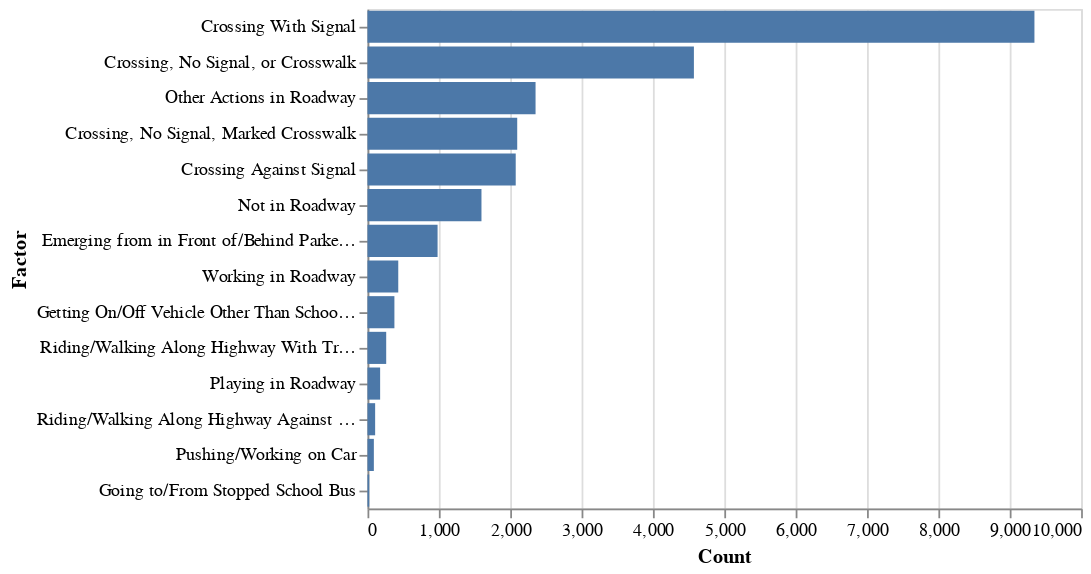

Notebook code for this chart:
### Code cell
alt.Chart(ped_action_combined_combined_df).mark_bar().encode(
    x='Count:Q',
    y=alt.Y('Factor:N', sort='-x')
)

### Figure 1 — Vega-Lite specification as saved in the notebook (floating-point values rounded to 4 significant figures)
{"config": {"view": {"continuousWidth": 400, "continuousHeight": 300}}, "data": {"name": "data-694e89f3a32418d7a2761f598301b61d"}, "mark": "bar", "encoding": {"x": {"type": "quantitative", "field": "Count"}, "y": {"type": "nominal", "field": "Factor", "sort": "-x"}}, "$schema": "https://vega.github.io/schema/vega-lite/v4.8.1.json", "datasets": {"data-694e89f3a32418d7a2761f598301b61d": [{"Factor": "Crossing With Signal", "Count": 9346}, {"Factor": "Crossing, No Signal, or Crosswalk", "Count": 4574}, {"Factor": "Other Actions in Roadway", "Count": 2355}, {"Factor": "Crossing, No Signal, Marked Crosswalk", "Count": 2098}, {"Factor": "Crossing Against Signal", "Count": 2077}, {"Factor": "Not in Roadway", "Count": 1597}, {"Factor": "Emerging from in Front of/Behind Parked Vehicle", "Count": 982}, {"Factor": "Working in Roadway", "Count": 431}, {"Factor": "Getting On/Off Vehicle Other Than School Bus", "Count": 377}, {"Factor": "Riding/Walking Along Highway With Traffic", "Count": 262}, {"Factor": "Playing in Roadway", "Count": 177}, {"Factor": "Riding/Walking Along Highway Against Traffic", "Count": 107}, {"Factor": "Pushing/Working on Car", "Count": 89}, {"Factor": "Going to/From Stopped School Bus", "Count": 24}]}}
